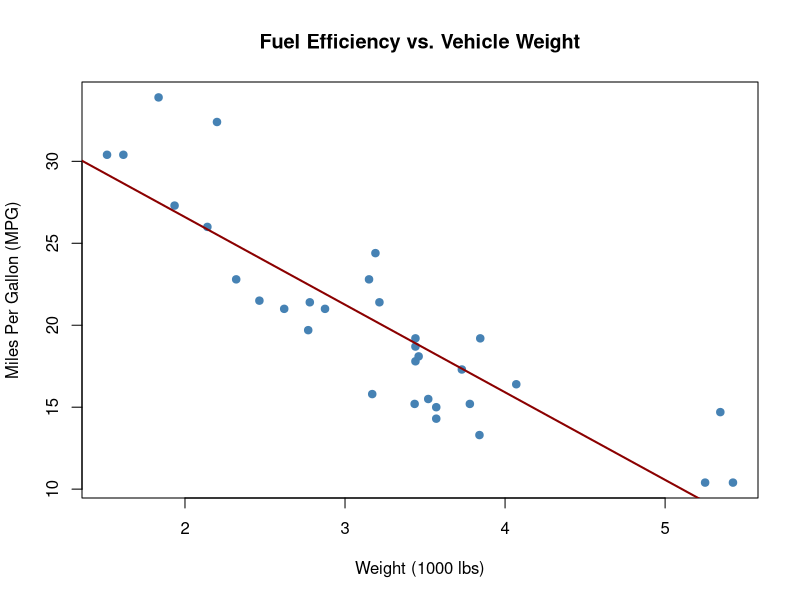

Here is the R script that generated this plot:
## ---- chunk 1
knitr::opts_chunk$set(echo = TRUE)
## ---- chunk 2
data(mtcars)
summary(mtcars[, c("mpg", "hp", "wt")])
## ---- chunk 3
plot(mtcars$wt, mtcars$mpg,
     main = "Fuel Efficiency vs. Vehicle Weight",
     xlab = "Weight (1000 lbs)",
     ylab = "Miles Per Gallon (MPG)",
     pch = 19, col = "steelblue")
abline(lm(mpg ~ wt, data = mtcars), col = "darkred", lwd = 2)
